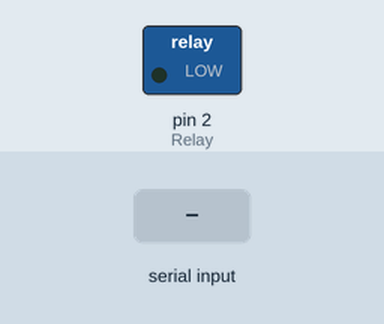
This sketch was run on a simulated Arduino Uno, built with avr-gcc and run on an emulated ATmega328P. On the bench: switched loads named in the sketch (green lamp = pin HIGH). Inputs (shaded band) come from the test bench.

Above: at 1.2 s.
1.3 s: "1" received over Serial
At 3.1 s:
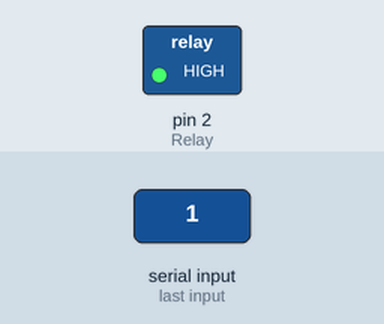
3.8 s: "0" received over Serial
At 6.2 s:
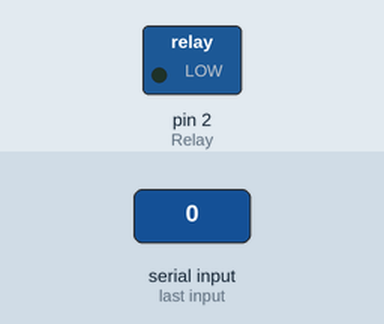
Timing chart, 0 to 7.7 s (numbered marks = the images above; inputs shaded):
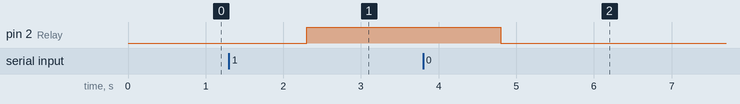

Measured:
- after the input at 1.3 s, pin 2 (Relay): LOW → HIGH after 1.0 s
- after the input at 3.8 s, pin 2 (Relay): HIGH → LOW after 1.0 s

The sketch:

BulbRelaySerial.ino
```cpp
int Relay = 2;

void setup() {
  pinMode(Relay,OUTPUT);
  Serial.begin(115200);
}

void loop() {
  if (Serial.available()){
    String Bulb = Serial.readString();
    if(Bulb == "1"){
      digitalWrite(Relay,HIGH);
    }else if(Bulb == "0"){
      digitalWrite(Relay,LOW);
    }
  }
  // put your main code here, to run repeatedly:

}
```
